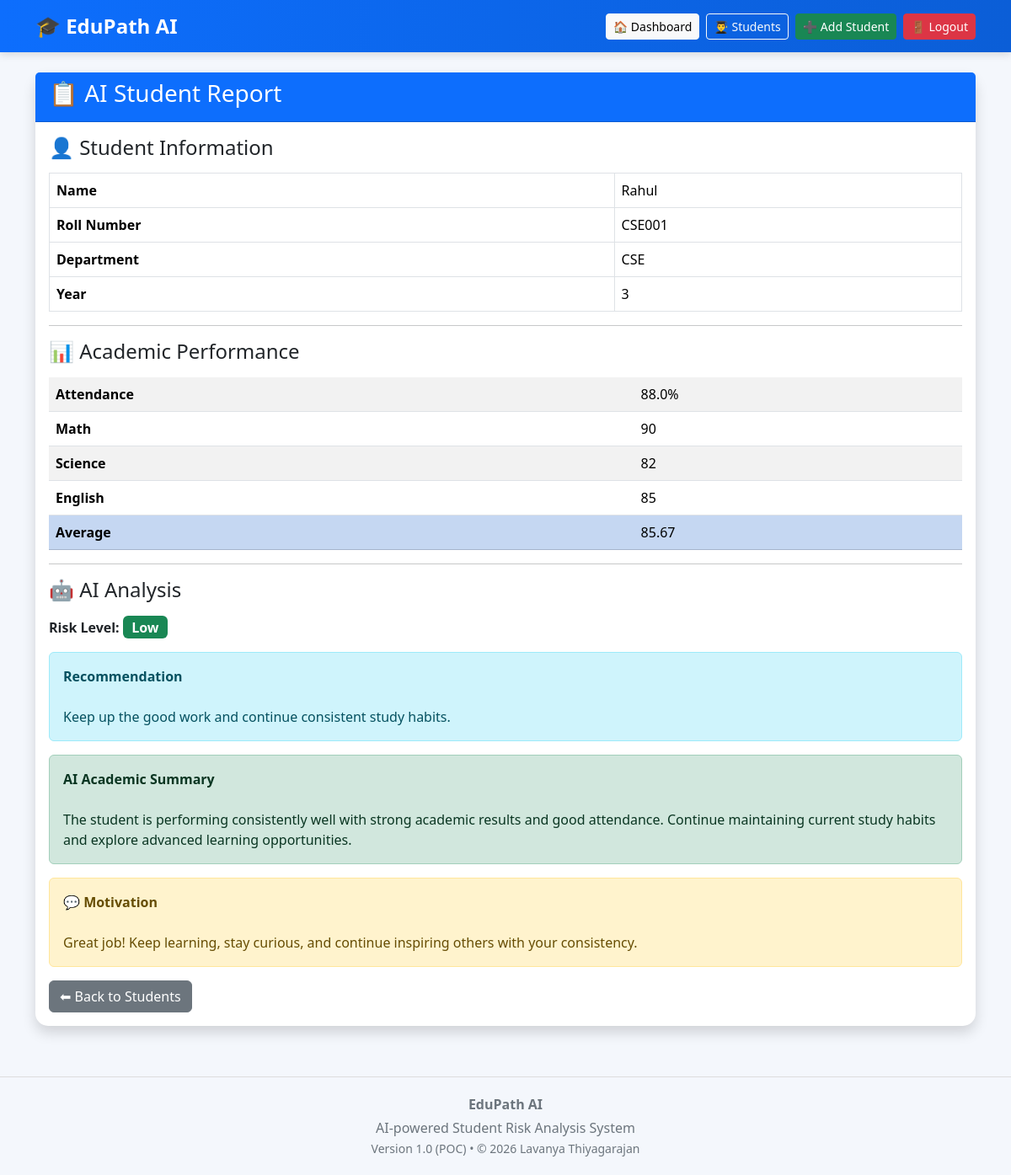
The page /student-report/1 (signed in) on the database as committed earlier.
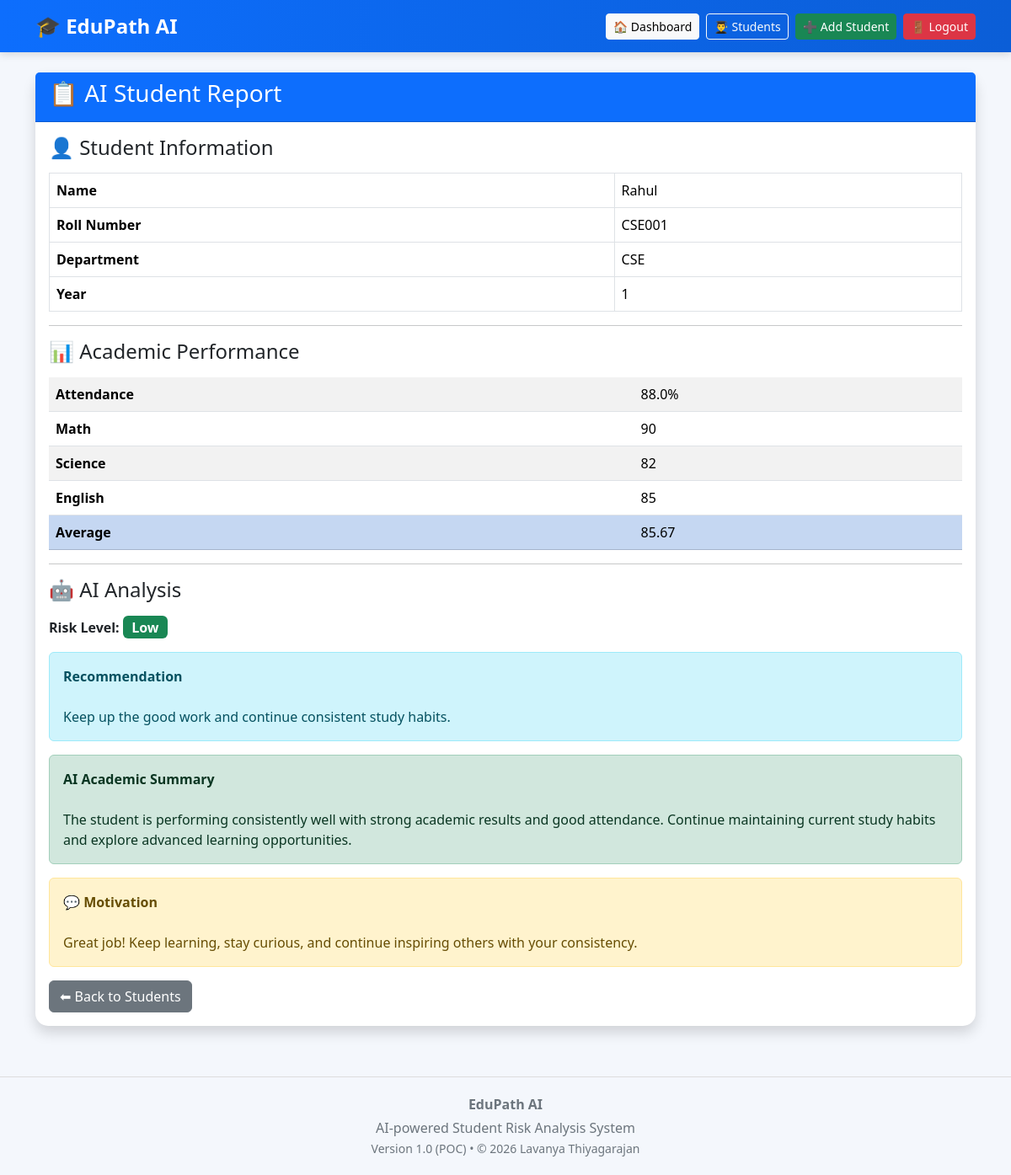
The same page on the database as committed later.
### models.py (models this page shows)
class Student(db.Model):
    __tablename__ = "students"
    id = db.Column(db.Integer, primary_key=True)
    name = db.Column(db.String(100), nullable=False)
    department = db.Column(db.String(100), nullable=False)
    year = db.Column(db.Integer, nullable=False)
    roll_number = db.Column(db.String(20), unique=True, nullable=False)
    password = db.Column(db.String(100), nullable=False)
    attendance = db.Column(db.Float, default=100)
    math_marks = db.Column(db.Integer, default=0)
    science_marks = db.Column(db.Integer, default=0)
    english_marks = db.Column(db.Integer, default=0)
    assignments_completed = db.Column(db.Integer, default=0)
    late_submissions = db.Column(db.Integer, default=0)

### app.py (the view)
@app.route("/student-report/<int:id>")
def student_report(id):
    if "teacher" not in session:
        return redirect(url_for("login"))
    student = Student.query.get_or_404(id)
    report = analyze_student(student)
    return render_template(
        "student_report.html",
        student=student,
        report=report
    )

### ai/risk_engine.py (called while the page is built)
def analyze_student(student):
    average = (
        student.math_marks +
        student.science_marks +
        student.english_marks
    ) / 3
    if student.attendance < 60 or average < 50:
        risk = "High"
        recommendation = (
            "Increase attendance, attend extra classes, "
            "and meet your faculty advisor."
        )
    elif student.attendance < 75 or average < 65:
        risk = "Medium"
        recommendation = (
            "Practice weak subjects and maintain regular attendance."
        )
    else:
        risk = "Low"
        recommendation = (
            "Keep up the good work and continue consistent study habits."
        )
    return {
        "average": round(average, 2),
        "risk": risk,
        "recommendation": recommendation
    }

### templates/student_report.html
{% extends "base.html" %}
{% block content %}
<div class="card shadow">
    <div class="card-header bg-primary text-white">
        <h3>📋 AI Student Report</h3>
    </div>
    <div class="card-body">
        <h4 class="mb-3">👤 Student Information</h4>
        <table class="table table-bordered">
            <tr>
                <th>Name</th>
                <td>{{ student.name }}</td>
            </tr>
            <tr>
                <th>Roll Number</th>
                <td>{{ student.roll_number }}</td>
            </tr>
            <tr>
                <th>Department</th>
                <td>{{ student.department }}</td>
            </tr>
            <tr>
                <th>Year</th>
                <td>{{ student.year }}</td>
            </tr>
        </table>
        <hr>
        <h4 class="mb-3">📊 Academic Performance</h4>
        <table class="table table-striped">
            <tr>
                <th>Attendance</th>
                <td>{{ student.attendance }}%</td>
            </tr>
            <tr>
                <th>Math</th>
                <td>{{ student.math_marks }}</td>
            </tr>
            <tr>
                <th>Science</th>
                <td>{{ student.science_marks }}</td>
            </tr>
            <tr>
                <th>English</th>
                <td>{{ student.english_marks }}</td>
            </tr>
            <tr class="table-primary">
                <th>Average</th>
                <td>{{ report.average }}</td>
            </tr>
        </table>
        <hr>
        <h4 class="mb-3">🤖 AI Analysis</h4>
        <p>
            <strong>Risk Level:</strong>
            {% if report.risk == "High" %}
            <span class="badge bg-danger fs-6">High</span>
            {% elif report.risk == "Medium" %}
            <span class="badge bg-warning text-dark fs-6">Medium</span>
            {% else %}
            <span class="badge bg-success fs-6">Low</span>
            {% endif %}
        </p>
        <div class="alert alert-info">
            <strong>Recommendation</strong>
            <br><br>
            {{ report.recommendation }}
        </div>
        <div class="alert alert-success">
            <strong>AI Academic Summary</strong>
            <br><br>
            {% if report.risk == "Low" %}
            The student is performing consistently well with strong academic results and good attendance. Continue
            maintaining current study habits and explore advanced learning opportunities.
            {% elif report.risk == "Medium" %}
            The student shows satisfactory performance but has room for improvement. Increasing attendance and
            strengthening weaker subjects can significantly improve academic outcomes.
            {% else %}
            The student is currently at academic risk. Immediate support, regular mentoring, improved attendance, and
            additional practice are recommended to improve overall performance.
            {% endif %}
        </div>
        <div class="alert alert-warning">
            <strong>💬 Motivation</strong>
            <br><br>
            {% if report.risk == "Low" %}
            Great job! Keep learning, stay curious, and continue inspiring others with your consistency.
            {% elif report.risk == "Medium" %}
            Small improvements every day lead to big achievements. Stay focused—you can do it!
            {% else %}
            Every successful student has faced challenges. Keep believing in yourself and take one step at a time.
            {% endif %}
        </div>
        <a href="/students" class="btn btn-secondary">
            ⬅ Back to Students
        </a>
    </div>
</div>
{% endblock %}

### templates/base.html (shortened to what this page needs)
<!DOCTYPE html>
<html lang="en">
<head>
    <link href="https://cdn.jsdelivr.net/npm/bootstrap@5.3.3/dist/css/bootstrap.min.css" rel="stylesheet">
</head>
<body>
    <nav class="navbar navbar-expand-lg">
        <div class="container">
            {% if session.get("teacher") %}
            <a class="navbar-brand" href="/teacher">
                {% elif session.get("student_id") %}
                <a class="navbar-brand" href="/student-dashboard">
                    {% else %}
                    <a class="navbar-brand" href="/">
                        {% endif %}
                        🎓 EduPath AI
                    </a>
                <div class="d-flex">
                    {% if session.get("teacher") %}
                    <a href="/teacher" class="btn btn-light btn-sm">
                        🏠 Dashboard
                    </a>
                    <a href="/students" class="btn btn-outline-light btn-sm">
                        👨‍🎓 Students
                    </a>
                    <a href="/add-student" class="btn btn-success btn-sm">
                        ➕ Add Student
                    </a>
                    {% elif session.get("student_id") %}
                    <a href="/student-dashboard" class="btn btn-light btn-sm">
                        🏠 My Dashboard
                    </a>
                    {% endif %}
                    {% if session.get("teacher") or session.get("student_id") %}
                    <a href="/logout" class="btn btn-danger btn-sm ms-2">
                        🚪 Logout
                    </a>
                    {% endif %}
                </div>
        </div>
    </nav>
    <div class="container mt-4">
        {% block content %}
        {% endblock %}
    </div>
    <div class="footer">
        <p class="mb-1"><strong>EduPath AI</strong></p>
        <p class="mb-0">AI-powered Student Risk Analysis System</p>
        <small>Version 1.0 (POC) • © 2026 Lavanya Thiyagarajan</small>
    </div>
</body>
</html>

### templates/base.html (style rules this page uses)
body { background: #f4f7fc; font-family: "Segoe UI", sans-serif; }
.navbar { background: linear-gradient(90deg, #0d6efd, #0b5ed7); box-shadow: 0 2px 10px rgba(0, 0, 0, 0.15); }
.navbar-brand { color: white !important; font-weight: bold; font-size: 24px; }
.navbar .btn { margin-left: 8px; }
.card { border: none; border-radius: 15px; transition: transform 0.2s ease; }
table { background: white; }
.footer { margin-top: 60px; padding: 20px; text-align: center; color: #6c757d; border-top: 1px solid #ddd; }

Rows that differ between the two databases and show on the page:
changed Student "Rahul": year "3" → "1"
